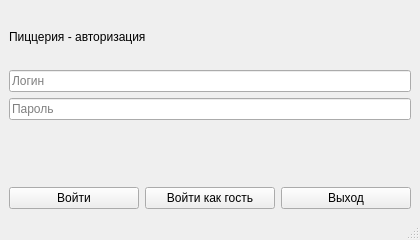
<?xml version="1.0" encoding="UTF-8"?>
<ui version="4.0">
 <class>LoginWindow</class>
 <widget class="QMainWindow" name="LoginWindow">
  <property name="geometry"><rect><x>0</x><y>0</y><width>420</width><height>240</height></rect></property>
  <property name="windowTitle"><string>Авторизация</string></property>
  <widget class="QWidget" name="centralwidget">
   <layout class="QVBoxLayout" name="verticalLayout">
    <item><widget class="QLabel" name="label"><property name="text"><string>Пиццерия - авторизация</string></property></widget></item>
    <item><widget class="QLineEdit" name="lineEditLogin"><property name="placeholderText"><string>Логин</string></property></widget></item>
    <item><widget class="QLineEdit" name="lineEditPassword"><property name="echoMode"><enum>QLineEdit::Password</enum></property><property name="placeholderText"><string>Пароль</string></property></widget></item>
    <item><widget class="QLabel" name="labelStatus"><property name="text"><string/></property></widget></item>
    <item>
     <layout class="QHBoxLayout" name="horizontalLayoutButtons">
      <item><widget class="QPushButton" name="pushButtonLogin"><property name="text"><string>Войти</string></property></widget></item>
      <item><widget class="QPushButton" name="pushButtonGuest"><property name="text"><string>Войти как гость</string></property></widget></item>
      <item><widget class="QPushButton" name="pushButtonExit"><property name="text"><string>Выход</string></property></widget></item>
     </layout>
    </item>
   </layout>
  </widget>
  <widget class="QMenuBar" name="menubar"/>
  <widget class="QStatusBar" name="statusbar"/>
 </widget>
 <resources/>
 <connections/>
</ui>
